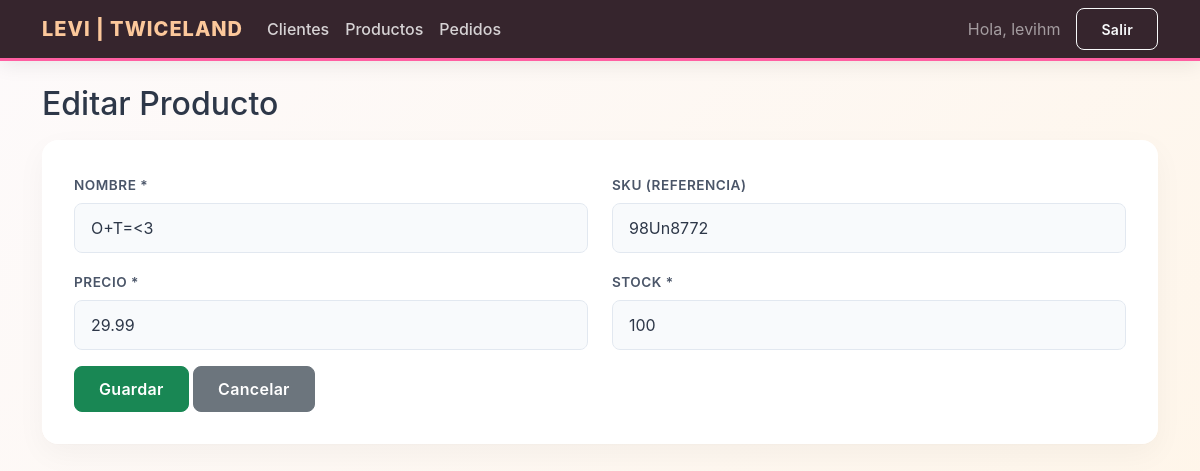
/productos/1/editar (signed in), run on the app's committed database.
### tables this page shows
CREATE TABLE productos(
            id INTEGER PRIMARY KEY AUTOINCREMENT,
            nombre TEXT NOT NULL,
            sku TEXT,
            precio REAL NOT NULL DEFAULT 0,
            stock INTEGER NOT NULL DEFAULT 0,
            created_at TEXT NOT NULL
        );

### app.py (the view, shortened to what this page needs)
    @app.route("/productos/<int:producto_id>/editar", methods=["GET", "POST"])
    @login_required
    def productos_edit(producto_id):
        conn = get_db()
        producto = conn.execute("SELECT * FROM productos WHERE id = ?", (producto_id,)).fetchone()
        if not producto:
            conn.close()
            flash("Producto no encontrado.", "error")
            return redirect(url_for("productos_list"))
        conn.close()
        return render_template("productos_form.html", mode="edit", producto=producto)

### templates/productos_form.html
{% extends "base.html" %}
{% block content %}
<h2>{{ 'Editar' if mode == 'edit' else 'Nuevo' }} Producto</h2>
<div class="card shadow-sm mt-3">
    <div class="card-body">
        <form method="POST">
            <div class="row">
                <div class="col-md-6 mb-3">
                    <label>Nombre *</label>
                    <input type="text" name="nombre" class="form-control" value="{{ producto.nombre if producto else '' }}" required>
                </div>
                <div class="col-md-6 mb-3">
                    <label>SKU (Referencia)</label>
                    <input type="text" name="sku" class="form-control" value="{{ producto.sku if producto else '' }}">
                </div>
            </div>
            <div class="row">
                <div class="col-md-6 mb-3">
                    <label>Precio *</label>
                    <input type="number" step="0.01" name="precio" class="form-control" value="{{ producto.precio if producto else '0.00' }}" required>
                </div>
                <div class="col-md-6 mb-3">
                    <label>Stock *</label>
                    <input type="number" name="stock" class="form-control" value="{{ producto.stock if producto else '0' }}" required>
                </div>
            </div>
            <button type="submit" class="btn btn-success">Guardar</button>
            <a href="{{ url_for('productos_list') }}" class="btn btn-secondary">Cancelar</a>
        </form>
    </div>
</div>
{% endblock %}

### static/css/style.css (style rules this page uses)
:root { --twice-magenta: #FF5FA2; --twice-magenta-dark: #e04b88; --twice-apricot: #FCC89B; --twice-dark: #2c1a22; --bg-light: #f8f9fa; --text-main: #2d3748; }
body.bg-light { background: linear-gradient(-45deg, #fdfafb, #fce4ec, #fff3e0, #fdfafb); background-size: 400% 400%; animation: gradientBG 15s ease infinite; font-family: 'Inter', 'Segoe UI', system-ui, -apple-system, sans-serif; color: var(--text-main); min-height: 100vh; }
.card { border: none; border-radius: 16px; background-color: rgba(255, 255, 255, 0.98) !important; backdrop-filter: blur(10px); box-shadow: 0 10px 30px rgba(0, 0, 0, 0.04), 0 1px 3px rgba(0, 0, 0, 0.02) !important; transition: transform 0.3s ease, box-shadow 0.3s ease; padding: 1rem; }
label { font-weight: 600; font-size: 0.85rem; color: #4a5568; margin-bottom: 0.5rem; text-transform: uppercase; letter-spacing: 0.5px; }
.form-control, .form-select { border-radius: 8px; border: 1.5px solid #e2e8f0; padding: 0.75rem 1rem; transition: all 0.2s ease; background-color: #f8fafc; color: var(--text-main); }
.btn { border-radius: 8px; padding: 0.6rem 1.5rem; font-weight: 600; letter-spacing: 0.3px; transition: all 0.3s ease; }

### data on the page
productos: nombre "O+T=<3", sku "98Un8772", precio "29.99", stock "100"

### other printed values
{{ APP_NAME }} "LEVI | TWICELAND"
{{ current_user }} "levihm"
{{ 'Editar' if mode == 'edit' else 'Nuevo' }} "Editar"
